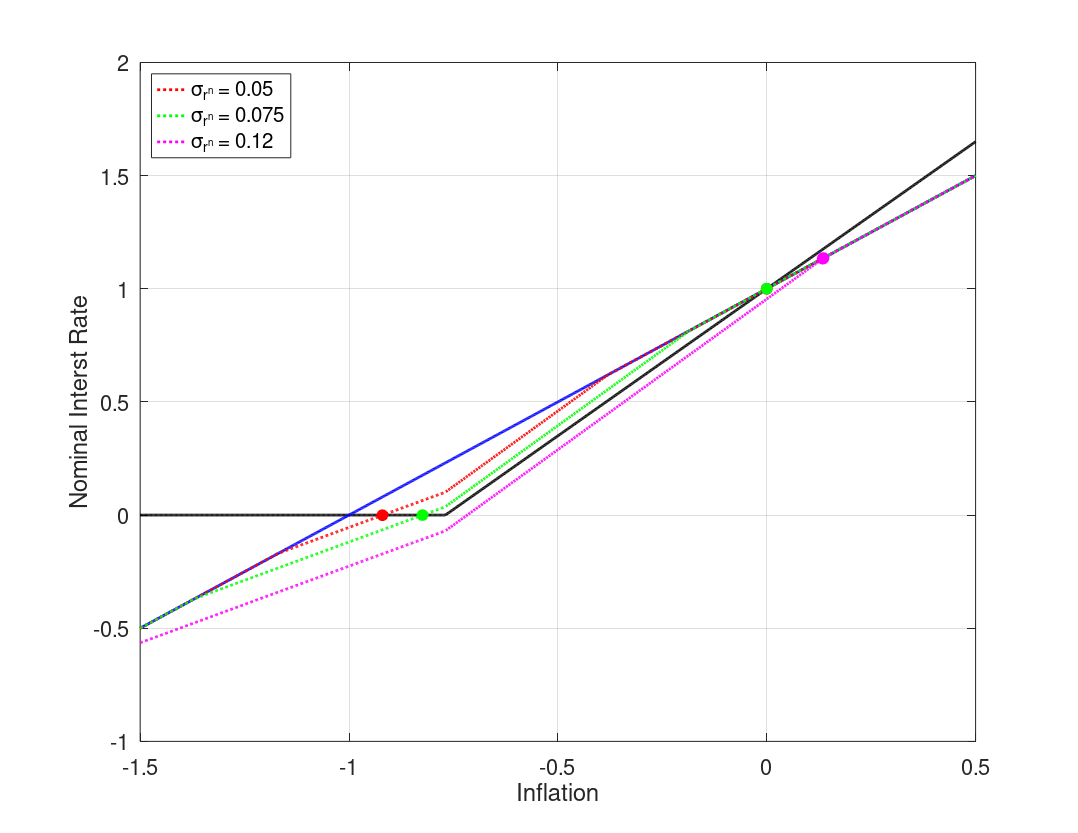

Write the MATLAB code that produced this figure.
%--------------------------------------------------------------------------
% File Name: RAFR_cSHOCK_cPHIpi_1dot1.m
% Author: Philip Coyle
% Date Created: 01/07/2019
% cd /mq/philipprojects/RA_Work/Taisuke_Nakata/Zero_Lower_Bound/DeflationaryRegime/RSSInflation/Codes/3state_iid_shock
% RAFR_cSHOCK_cPHIpi_1dot1
%--------------------------------------------------------------------------

clear all
close all
clc

%% Model Calibration
cBET = 1/1.0025;
cSIGMA = 1;
cKAPPA = 0.02;
cPHIpi = 1.3;
cRstar = 1/400;
cSHOCK_grid = [0.05, 0.075 0.1162];
p_m = 0.5; %Probability of being in the middle state 

%% Housekeeping
% Set Grid Intervals
pi_m_low = -1.5/400;
pi_m_high = 0.5/400;
numgrid = 1001;
pi_m = linspace(pi_m_low,pi_m_high, numgrid)';

% Allocate Space
inx_ub = zeros(length(cSHOCK_grid),1);
pi_ub_zlb = zeros(length(cSHOCK_grid),1);
inx_lb = zeros(length(cSHOCK_grid),1);
pi_lb_zlb = zeros(length(cSHOCK_grid),1);
rafr = zeros(numgrid,length(cSHOCK_grid));


% Find max inflation that leads to ZLB binding
bound = -cRstar/cPHIpi;

inx_m = find(min(abs(pi_m - bound)) == abs(pi_m - bound));
% Find pi_m point where middle state interst rate binds
pi_m_zlb = pi_m(inx_m);

% Taylor Rule
tr = max(0,cRstar + cPHIpi*pi_m);

% 'Riskless' Fisher Relation
fr = pi_m + cRstar;

for j = 1:length(cSHOCK_grid)
    cSHOCK = cSHOCK_grid(j);
    %% Policy Functions from below (Assume middle state interst rate binds)
    % Low  High state inflation & expected inflation (as functions of middle state inflation)
    pi_l_b = pi_m - cKAPPA*cSIGMA*cSHOCK;
    pi_h_b = (pi_m - cKAPPA*cSIGMA*(cRstar - cSHOCK))/(1+cKAPPA*cSIGMA*cPHIpi);
    exp_pi_b = (1-p_m)/2*pi_l_b + p_m*pi_m + (1-p_m)/2*pi_h_b;

    % Low Middle and High state output & expected output (as functions of middle state inflation)
    y_m_b = (pi_m - cBET*exp_pi_b)/cKAPPA;
    y_l_b = y_m_b - cSIGMA*cSHOCK;
    y_h_b = y_m_b - cSIGMA*(cRstar + cPHIpi*pi_h_b - cSHOCK);
    exp_y_b = (1-p_m)/2*y_l_b + p_m*y_m_b + (1-p_m)/2*y_h_b;

    % Find pi_m point where high state interst rate binds
    inx_lb(j) = find(min(abs(pi_h_b - bound)) == abs(pi_h_b - bound));
    pi_lb_zlb(j) = pi_m(inx_lb(j));

    %% Policy Functions from above (Assume middle state interst rate does not bind)
    % Low  High state inflation & expected inflation (as functions of middle state inflation)
    pi_l_a = pi_m*(1+cKAPPA*cSIGMA*cPHIpi) + cKAPPA*cSIGMA*(cRstar - cSHOCK);
    pi_h_a = pi_m + (cKAPPA*cSIGMA*cSHOCK)/(1+cKAPPA*cSIGMA*cPHIpi);
    exp_pi_a = (1-p_m)/2*pi_l_a + p_m*pi_m + (1-p_m)/2*pi_h_a;

    % Low Middle and High state output & expected output (as functions of middle state inflation)
    y_m_a = (pi_m - cBET*exp_pi_a)/cKAPPA;
    y_l_a = y_m_a + cSIGMA*(cPHIpi*pi_m + cRstar - cSHOCK);
    y_h_a = y_m_a + cSIGMA*(cPHIpi*(pi_m - pi_h_a) + cSHOCK);
    exp_y_a = (1-p_m)/2*y_l_a + p_m*y_m_a + (1-p_m)/2*y_h_a;

    % Find pi_m point where low state interst rate binds
    inx_ub(j) = find(min(abs(pi_l_a - bound)) == abs(pi_l_a - bound));
    pi_ub_zlb(j) = pi_m(inx_ub(j));

    %% Define Risk Adjusted Fisher Relationship   
    for i = 1:numgrid
        if pi_m(i) < pi_lb_zlb(j) || pi_m(i) > pi_ub_zlb(j)
            rafr(i,j) = pi_m(i) + cRstar;
        elseif pi_m(i) <= pi_m_zlb
            rafr(i,j) = cRstar + pi_m(i) + (exp_pi_b(i) - pi_m(i)) + 1/cSIGMA*(exp_y_b(i) - y_m_b(i));
        elseif pi_m(i) <= pi_ub_zlb(j)
            rafr(i,j) = cRstar + pi_m(i) + (exp_pi_a(i) - pi_m(i)) + 1/cSIGMA*(exp_y_a(i) - y_m_a(i));
        end
    end
end
        
%% Plotting
colors = {'r','g','m'};

fig(1) = figure(1);
grid on
box on
hold on
plot(400*pi_m, 400*tr,'Color','k','LineWidth',2);
plot(400*pi_m, 400*fr,'Color','b','LineWidth',2);
for j = 1:length(cSHOCK_grid)
    [~,inx] = sort(abs(tr - rafr(:,j)));
    RSS = inx(1:2);    
    h(j) = plot(400*pi_m, 400*rafr(:,j),'Color',colors{j},'LineStyle',':','LineWidth',2);
    p1 = plot(400*pi_m(RSS(1)),400*rafr(RSS(1),j));
    p2 = plot(400*pi_m(RSS(2)),400*rafr(RSS(2),j));
    set([p1 p2],'Marker','o','MarkerEdgeColor',colors{j},'MarkerFaceColor',colors{j},'MarkerSize',8)
end

xlabel('Inflation','FontSize',16)
ylabel('Nominal Interst Rate','FontSize',16)
set(gca,'FontSize',16)
L = legend([h(1) h(2) h(3)],'\sigma_{r^n} = 0.05','\sigma_{r^n} = 0.075','\sigma_{r^n} = 0.12');
set(L,'Location','NorthWest','Fontsize',15)

set(fig(1),'PaperOrientation','Landscape');
set(fig(1),'PaperPosition',[0 0 11 8.5]);
% print(fig(1),'-depsc','RAFR_cPHIpi_1dot1.eps');

